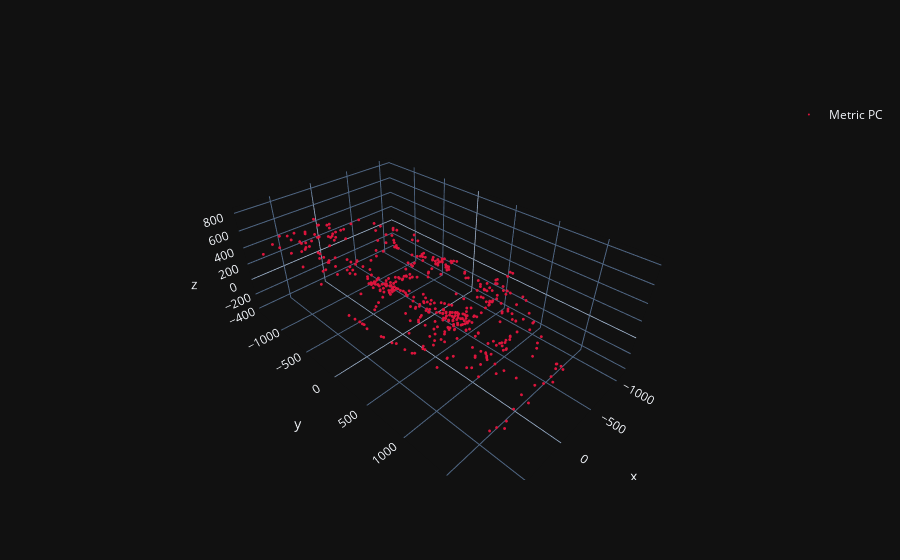

Notebook code for this chart:
### Markdown cell above
#### Determine a rectifying homography $H$ by auto-calibration constraint.
If we know the camera principle point, as show in above example we move the image coordinate to $(0,0)$ first. We also assume skew zero and have square pixel, so we have following constraints:
\begin{tabular} {l l l c c c}
		$\omega_i(1,1)=\omega_i(2,2)$ 		       &$\Rightarrow$		   &$p_i^1 Q_{\infty}^{\ast} {p_i^1}^T = p_i^2Q{p_i^2}^T$ \\
		$\omega_i(1,2)=0$						   &$\Rightarrow$		   &$p_i^1 Q_{\infty}^{\ast} {p_i^2}^T = 0$ \\
		$\omega_i(1,3)=0$						   &$\Rightarrow$		   &$p_i^1 Q_{\infty}^{\ast} {p_i^3}^T=0$  \\
		$\omega_i(2,3)=0$						   &$\Rightarrow$		   &$p_i^2 Q_{\infty}^{\ast} {p_i^3}^T=0$
\end{tabular}

For concrete Let's define the
\begin{equation}
    P=
    \begin{bmatrix}
        p_{11} &p_{12} &p_{13} &p_{14}\\
        p_{21} &p_{22} &p_{23} &p_{24}\\
        p_{31} &p_{32} &p_{33} &p_{34}\\
        p_{41} &p_{42} &p_{43} &p_{44}
    \end{bmatrix}
    \ \ \ \
    Q_{\infty}^{\ast}=
    \begin{bmatrix}
        q_1 & q_2 &q_3 &q_4\\
        q_2 & q_5 &q_6 &q_7\\
        q_3 & q_6 &q_8 &q_9\\
        q_4 & q_7 &q_9 &q_{10}\\
    \end{bmatrix}
\end{equation}

As the quadric has 10 unknowns, we at least 4 view to solve it.(Notice the first view won't contribute to the equation). Then we have following equation which can be solved by SVD.
\begin{equation}
    A\cdot
    \begin{bmatrix}
        q_1 \\q_2 \\q_3 \\q_4 \\q_5 \\q_6 \\q_7\\ q_8\\ q_9\\ q_{10}
    \end{bmatrix}= \mathbf{0}
\end{equation}

Where
\begin{equation}
\resizebox{1\hsize}{!}{$
	A=
	\begin{bmatrix}
		p_{11}^2-p_{21}^2 &2(p_{11}p_{12}-p_{21}p_{22}) &2(p_{11}p_{13}-p_{21}p_{23}) &2(p_{11}p_{14}-p_{21}p_{24}) &p_{12}^2-p_{22}^2 &2(p_{12}p_{13}-p_{22}p_{23}) &2(p_{12}p_{14}-p_{22}p_{24}) &p_{13}^2-p_{23}^2 &2(p_{13}p_{14}-p_{23}p_{24}) &p_{14}^2-p_{24}^2 \\
		p_{11}p_{21} &p_{11}p_{22}+p_{12}p_{21} &p_{11}p_{23}+p_{13}p_{21} &p_{11}p_{24}+p_{14}p_{21} &p_{12}p_{22} &p_{12}p_{23}+p_{13}p_{22} &p_{12}p_{24}+p_{14}p_{22} &p_{13}p_{23} &p_{13}p_{24}+p_{14}p_{23} &p_{14}p_{24} \\
		p_{11}p_{31} &p_{11}p_{32}+p_{12}p_{31} &p_{11}p_{33}+p_{13}p_{31} &p_{11}p_{34}+p_{14}p_{31} &p_{12}p_{32} &p_{12}p_{33}+p_{13}p_{32} &p_{12}p_{34}+p_{14}p_{32} &p_{13}p_{33} &p_{13}p_{34}+p_{14}p_{33} &p_{14}p_{34} \\
		p_{21}p_{31} &p_{21}p_{32}+p_{22}p_{31} &p_{21}p_{33}+p_{23}p_{31} &p_{21}p_{34}+p_{24}p_{31} &p_{22}p_{32} &p_{22}p_{33}+p_{23}p_{32} &p_{22}p_{34}+p_{24}p_{32} &p_{23}p_{33} &p_{23}p_{34}+p_{24}p_{33} &p_{24}p_{34} \\
		p_{31}^2 &2p_{31}p_{32} &2p_{31}p_{33} &2p_{31}p_{34} &p_{32}^2 &2p_{32}p_{33} &2p_{32}p_{34} &p_{33}^2 &2p_{33}p_{34} &p_{34}^2
	\end{bmatrix}
	$}
\end{equation}

After reconstructing the $Q_{\infty}^{\ast}$, we can decompose the $Q_{\infty}^{\ast}$ to $H\tilde{I}H^T$ by SVD. Where $U,D,V^H=SVD(Q_{\infty}^{\ast})$. Be careful that modern SVD tool will give orthonormal vector components, we need to enforce the constraint that $\hat{D}=diag(1,1,1,0)$. So the H can be construct as following.
\begin{equation}
	H=\begin{bmatrix}
		U_{c1}/\sqrt{D_1} &U_{c2}/\sqrt{D_2} &U_{c3}/\sqrt{D_3} &U_{c4}
	\end{bmatrix}
\end{equation}
Where $U_{ci}$ denote the $i_{th}$ column of matrix U, $D_i$ denote the $i_{th}$ element form diagonal matrix.

So the euclidian reconstruction point cloud and camera matrix can be found as {$P\cdot H$, $H^{-1}\cdot X$}.

### Code cell
Q = PnP.ADQ_f_P(cams['P'])
H = PnP.H_f_ADQ(Q)
rectify_pt = make_homegenous(scene_points_torch) @ torch.linalg.pinv(H).mT
rectify_pt = (rectify_pt[..., :3] / rectify_pt[..., 3:]).detach().cpu().numpy()

fig = plotly_pointcloud_and_camera(pt3D=[{'name': 'Metric PC', 'data': rectify_pt[scene_points_inlier]}])
fig.show()

### Figure 1 — Plotly figure (JSON) as saved in the notebook; plotly's stock layout.template omitted (floating-point values rounded to 4 significant figures; data arrays with more than 128 entries replaced by an {"elided": "..."} marker saying what was removed)
{"data": [{"marker": {"color": "crimson", "size": 1}, "mode": "markers", "name": "Metric PC", "showlegend": true, "x": {"elided": "504 float values"}, "y": {"elided": "504 float values"}, "z": {"elided": "504 float values"}, "type": "scatter3d"}], "layout": {"showlegend": true}}
